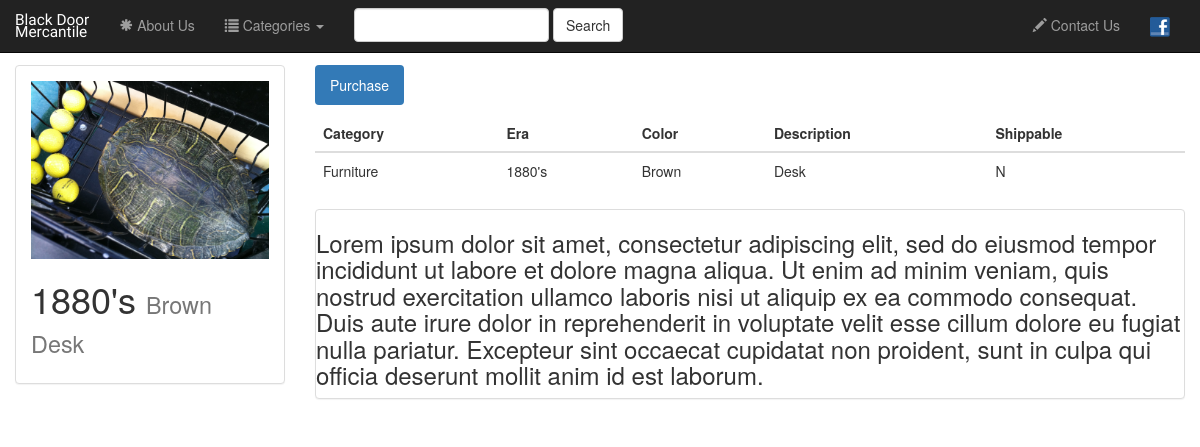
Page /category/7/type/1 on the committed database.
### antiques/models.py (models this page shows, shortened)
class Type(models.Model):
    YES = 'Y'
    NO = 'N'
    SHIPPABLE_CHOICES = (
        (YES, 'Yes'),
        (NO, 'No')
    )
    category = models.ForeignKey(Category, on_delete=models.CASCADE)
    type_thumbnail = models.FileField()
    era = models.CharField(max_length=200)
    color = models.CharField(max_length=50)
    short_description = models.CharField(max_length=50, default="None")
    description = models.TextField()
    shippable = models.CharField(
        max_length=1,
        choices=SHIPPABLE_CHOICES,
        default=NO
    )

class Category(models.Model):
    name = models.CharField(max_length=200)
    category_thumbnail = models.FileField()
    def __str__(self):
        return self.name

### antiques/views.py (the view)
# urls.py: url(r'^category/(?P<pk>[0-9]+)/type/(?P<type_id>[0-9]+)$', views.TypeDetail.as_view(), name='type_detail')
class TypeDetail(generic.DetailView):
    template_name = 'antiques/type.html'
    model = Category
    def get_context_data(self, **kwargs):
        context = super(TypeDetail, self).get_context_data(**kwargs)
        context['all_categories'] = Category.objects.all()
        context['category'] = get_object_or_404(Category, pk=self.kwargs['pk'])
        context['type'] = get_object_or_404(Type, pk=self.kwargs['type_id'])
        return context

### antiques/templates/antiques/type.html (shortened to what this page needs)
{% extends 'antiques/base.html' %}
{% block body %}
<div class="container-fluid type-container">
    <div class="row">
        <div class="col-sm-4 col-md-3">
            <div class="panel panel-default">
                <div class="panel-body">
                    <a href="#">
                        {% if type.type_thumbnail %}
                            <img src="{{ type.type_thumbnail.url }}" class="img-responsive">
                        {% else %}
                            <h3>No image to display</h3>
                        {% endif %}
                    </a>
                    <h1>{{ type.era }} <small>{{ type.color }} {{ type.short_description }}</small></h1>
                </div>
            </div>
        </div>
        <div class="col-sm-8 col-md-9">
            <ul class="nav nav-pills" style="margin-bottom: 10px;">
                <li role="presentation" class="active"><a href="#">Purchase</a></li>
            </ul>
            <table class="table">
                <thead>
                    <th>Category</th>
                    <th>Era</th>
                    <th>Color</th>
                    <th>Description</th>
                    <th>Shippable</th>
                </thead>
                <tbody>
                    <tr>
                        <td>{{ type.category }}</td>
                        <td>{{ type.era }}</td>
                        <td>{{ type.color }}</td>
                        <td>{{ type.short_description}}</td>
                        <td>{{ type.shippable }}</td>
                    </tr>
                </tbody>
            </table>
            <div class="panel panel-default type-detail-panel">
                <h3>{{ type.description }}</h3>
            </div>
        </div>
</div>
{% endblock %}

### antiques/static/antiques/style.css (style rules this page uses)
li a { color: green; }
body { background: url("images/background-paper.jpg"); padding-top: 65px; }

### rows in the picture
Type: type_thumbnail (picture), era "1880's", color "Brown", short_description "Desk", category "Furniture", shippable "N", description "Lorem ipsum dolor sit amet, consectetur adipiscing elit, sed do eiusmod tempor incididunt ut labore et dolore magna aliqua. Ut enim ad minim veniam, quis nostrud exercitation ullamco laboris nisi ut aliquip ex ea commodo consequat. Duis aute irure dolor in reprehenderit in voluptate velit esse cillum dolore eu fugiat nulla pariatur. Excepteur sint occaecat cupidatat non proident, sunt in culpa qui officia deserunt mollit anim id est laborum."
